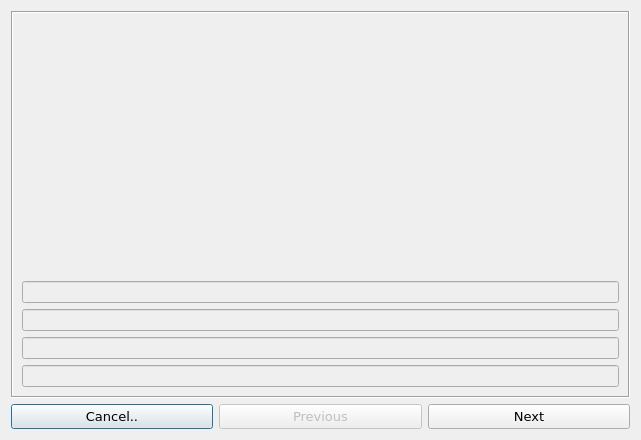
<?xml version="1.0" encoding="UTF-8"?>
<ui version="4.0">
 <class>MultiConductorDialog</class>
 <widget class="QDialog" name="MultiConductorDialog">
  <property name="geometry">
   <rect>
    <x>0</x>
    <y>0</y>
    <width>641</width>
    <height>440</height>
   </rect>
  </property>
  <property name="windowTitle">
   <string>Dialog</string>
  </property>
  <layout class="QGridLayout" name="gridLayout">
   <item row="0" column="0" colspan="6">
    <widget class="QStackedWidget" name="stackedWidget">
     <property name="enabled">
      <bool>true</bool>
     </property>
     <property name="frameShape">
      <enum>QFrame::Box</enum>
     </property>
     <property name="frameShadow">
      <enum>QFrame::Sunken</enum>
     </property>
     <property name="currentIndex">
      <number>3</number>
     </property>
     <widget class="QWidget" name="page">
      <layout class="QGridLayout" name="gridLayout_2">
       <item row="2" column="1">
        <widget class="QRadioButton" name="radioButton_first_2cHoriz">
         <property name="font">
          <font>
           <family>Verdana</family>
           <pointsize>10</pointsize>
          </font>
         </property>
         <property name="text">
          <string>Two conductors (horizontal)</string>
         </property>
         <property name="checked">
          <bool>true</bool>
         </property>
        </widget>
       </item>
       <item row="5" column="1">
        <widget class="QRadioButton" name="radioButton_first_4c">
         <property name="font">
          <font>
           <family>Verdana</family>
           <pointsize>10</pointsize>
          </font>
         </property>
         <property name="text">
          <string>Four conductors (square)</string>
         </property>
        </widget>
       </item>
       <item row="1" column="1">
        <spacer name="verticalSpacer_2">
         <property name="orientation">
          <enum>Qt::Vertical</enum>
         </property>
         <property name="sizeHint" stdset="0">
          <size>
           <width>20</width>
           <height>40</height>
          </size>
         </property>
        </spacer>
       </item>
       <item row="3" column="1">
        <widget class="QRadioButton" name="radioButton_first_2cVert">
         <property name="font">
          <font>
           <family>Verdana</family>
           <pointsize>10</pointsize>
          </font>
         </property>
         <property name="text">
          <string>Two conductors (vertical)</string>
         </property>
        </widget>
       </item>
       <item row="4" column="1">
        <widget class="QRadioButton" name="radioButton_first_3c">
         <property name="font">
          <font>
           <family>Verdana</family>
           <pointsize>10</pointsize>
          </font>
         </property>
         <property name="text">
          <string>Three conductors (triangle)</string>
         </property>
        </widget>
       </item>
       <item row="0" column="1">
        <widget class="QLabel" name="label">
         <property name="font">
          <font>
           <family>Latha</family>
           <pointsize>16</pointsize>
          </font>
         </property>
         <property name="text">
          <string>Conductor cluster shape</string>
         </property>
         <property name="textFormat">
          <enum>Qt::AutoText</enum>
         </property>
         <property name="scaledContents">
          <bool>false</bool>
         </property>
         <property name="alignment">
          <set>Qt::AlignCenter</set>
         </property>
         <property name="wordWrap">
          <bool>false</bool>
         </property>
        </widget>
       </item>
       <item row="6" column="1">
        <spacer name="verticalSpacer">
         <property name="orientation">
          <enum>Qt::Vertical</enum>
         </property>
         <property name="sizeHint" stdset="0">
          <size>
           <width>20</width>
           <height>40</height>
          </size>
         </property>
        </spacer>
       </item>
       <item row="3" column="0">
        <spacer name="horizontalSpacer">
         <property name="orientation">
          <enum>Qt::Horizontal</enum>
         </property>
         <property name="sizeHint" stdset="0">
          <size>
           <width>40</width>
           <height>20</height>
          </size>
         </property>
        </spacer>
       </item>
       <item row="3" column="2">
        <spacer name="horizontalSpacer_2">
         <property name="orientation">
          <enum>Qt::Horizontal</enum>
         </property>
         <property name="sizeHint" stdset="0">
          <size>
           <width>40</width>
           <height>20</height>
          </size>
         </property>
        </spacer>
       </item>
      </layout>
     </widget>
     <widget class="QWidget" name="page_2">
      <layout class="QGridLayout" name="gridLayout_3">
       <item row="8" column="1">
        <widget class="QDoubleSpinBox" name="doubleSpinBox_second_z">
         <property name="minimum">
          <double>-9999.000000000000000</double>
         </property>
         <property name="maximum">
          <double>9999.989999999999782</double>
         </property>
        </widget>
       </item>
       <item row="4" column="1">
        <widget class="QDoubleSpinBox" name="doubleSpinBox_second_distance">
         <property name="suffix">
          <string> (m)</string>
         </property>
         <property name="decimals">
          <number>4</number>
         </property>
         <property name="minimum">
          <double>0.000000000000000</double>
         </property>
         <property name="maximum">
          <double>9999.989999999999782</double>
         </property>
        </widget>
       </item>
       <item row="4" column="0">
        <widget class="QLabel" name="label_3">
         <property name="font">
          <font>
           <family>Verdana</family>
           <pointsize>10</pointsize>
          </font>
         </property>
         <property name="text">
          <string>Input the distance between each conductor (in meters)</string>
         </property>
         <property name="alignment">
          <set>Qt::AlignCenter</set>
         </property>
        </widget>
       </item>
       <item row="0" column="0" colspan="2">
        <widget class="QLabel" name="label_2">
         <property name="font">
          <font>
           <family>Latha</family>
           <pointsize>16</pointsize>
          </font>
         </property>
         <property name="text">
          <string>Conductor distance</string>
         </property>
         <property name="alignment">
          <set>Qt::AlignCenter</set>
         </property>
        </widget>
       </item>
       <item row="6" column="1">
        <widget class="QDoubleSpinBox" name="doubleSpinBox_second_x">
         <property name="minimum">
          <double>-9999.000000000000000</double>
         </property>
         <property name="maximum">
          <double>9999.989999999999782</double>
         </property>
        </widget>
       </item>
       <item row="1" column="1">
        <spacer name="verticalSpacer_4">
         <property name="orientation">
          <enum>Qt::Vertical</enum>
         </property>
         <property name="sizeType">
          <enum>QSizePolicy::Minimum</enum>
         </property>
         <property name="sizeHint" stdset="0">
          <size>
           <width>20</width>
           <height>40</height>
          </size>
         </property>
        </spacer>
       </item>
       <item row="6" column="0">
        <widget class="QLabel" name="label_11">
         <property name="font">
          <font>
           <family>Verdana</family>
           <pointsize>10</pointsize>
          </font>
         </property>
         <property name="text">
          <string>X</string>
         </property>
         <property name="alignment">
          <set>Qt::AlignCenter</set>
         </property>
        </widget>
       </item>
       <item row="7" column="0">
        <widget class="QLabel" name="label_12">
         <property name="font">
          <font>
           <family>Verdana</family>
           <pointsize>10</pointsize>
          </font>
         </property>
         <property name="text">
          <string>Y</string>
         </property>
         <property name="alignment">
          <set>Qt::AlignCenter</set>
         </property>
        </widget>
       </item>
       <item row="9" column="1">
        <spacer name="verticalSpacer_3">
         <property name="orientation">
          <enum>Qt::Vertical</enum>
         </property>
         <property name="sizeType">
          <enum>QSizePolicy::Minimum</enum>
         </property>
         <property name="sizeHint" stdset="0">
          <size>
           <width>20</width>
           <height>40</height>
          </size>
         </property>
        </spacer>
       </item>
       <item row="8" column="0">
        <widget class="QLabel" name="label_13">
         <property name="font">
          <font>
           <family>Verdana</family>
           <pointsize>10</pointsize>
          </font>
         </property>
         <property name="text">
          <string>Z</string>
         </property>
         <property name="alignment">
          <set>Qt::AlignCenter</set>
         </property>
        </widget>
       </item>
       <item row="7" column="1">
        <widget class="QDoubleSpinBox" name="doubleSpinBox_second_y">
         <property name="minimum">
          <double>-9999.000000000000000</double>
         </property>
         <property name="maximum">
          <double>9999.989999999999782</double>
         </property>
        </widget>
       </item>
       <item row="5" column="0" colspan="2">
        <widget class="QLabel" name="label_14">
         <property name="font">
          <font>
           <family>Latha</family>
           <pointsize>16</pointsize>
          </font>
         </property>
         <property name="text">
          <string>Coords (cluster center)</string>
         </property>
         <property name="alignment">
          <set>Qt::AlignCenter</set>
         </property>
        </widget>
       </item>
      </layout>
     </widget>
     <widget class="QWidget" name="page_3">
      <layout class="QGridLayout" name="gridLayout_4">
       <item row="5" column="3">
        <widget class="QLabel" name="label_10">
         <property name="font">
          <font>
           <family>Verdana</family>
           <pointsize>10</pointsize>
          </font>
         </property>
         <property name="text">
          <string>Radius</string>
         </property>
         <property name="alignment">
          <set>Qt::AlignCenter</set>
         </property>
        </widget>
       </item>
       <item row="5" column="0">
        <widget class="QLabel" name="label_9">
         <property name="font">
          <font>
           <family>Verdana</family>
           <pointsize>10</pointsize>
          </font>
         </property>
         <property name="text">
          <string>Cable Type</string>
         </property>
         <property name="alignment">
          <set>Qt::AlignCenter</set>
         </property>
        </widget>
       </item>
       <item row="5" column="4" colspan="2">
        <widget class="QDoubleSpinBox" name="doubleSpinBox_third_radius">
         <property name="suffix">
          <string> (m)</string>
         </property>
         <property name="decimals">
          <number>5</number>
         </property>
         <property name="maximum">
          <double>9999.989999999999782</double>
         </property>
        </widget>
       </item>
       <item row="4" column="3">
        <widget class="QLabel" name="label_8">
         <property name="font">
          <font>
           <family>Verdana</family>
           <pointsize>10</pointsize>
          </font>
         </property>
         <property name="text">
          <string>Energization</string>
         </property>
         <property name="alignment">
          <set>Qt::AlignCenter</set>
         </property>
        </widget>
       </item>
       <item row="4" column="4" colspan="2">
        <widget class="QComboBox" name="comboBox_third_ener"/>
       </item>
       <item row="2" column="0">
        <widget class="QLabel" name="label_5">
         <property name="font">
          <font>
           <family>Verdana</family>
           <pointsize>10</pointsize>
          </font>
         </property>
         <property name="text">
          <string>Lead Type</string>
         </property>
         <property name="alignment">
          <set>Qt::AlignCenter</set>
         </property>
        </widget>
       </item>
       <item row="4" column="0">
        <widget class="QLabel" name="label_6">
         <property name="font">
          <font>
           <family>Verdana</family>
           <pointsize>10</pointsize>
          </font>
         </property>
         <property name="text">
          <string>Coating</string>
         </property>
         <property name="alignment">
          <set>Qt::AlignCenter</set>
         </property>
        </widget>
       </item>
       <item row="2" column="4" colspan="2">
        <widget class="QComboBox" name="comboBox_third_cType"/>
       </item>
       <item row="2" column="3">
        <widget class="QLabel" name="label_7">
         <property name="font">
          <font>
           <family>Verdana</family>
           <pointsize>10</pointsize>
          </font>
         </property>
         <property name="text">
          <string>Conductor Type</string>
         </property>
         <property name="alignment">
          <set>Qt::AlignCenter</set>
         </property>
        </widget>
       </item>
       <item row="2" column="1" colspan="2">
        <widget class="QComboBox" name="comboBox_third_lType"/>
       </item>
       <item row="4" column="1" colspan="2">
        <widget class="QComboBox" name="comboBox_third_coat"/>
       </item>
       <item row="5" column="1" colspan="2">
        <widget class="QComboBox" name="comboBox_third_cbType"/>
       </item>
       <item row="0" column="0" colspan="6">
        <widget class="QLabel" name="label_4">
         <property name="sizePolicy">
          <sizepolicy hsizetype="Minimum" vsizetype="Maximum">
           <horstretch>0</horstretch>
           <verstretch>0</verstretch>
          </sizepolicy>
         </property>
         <property name="font">
          <font>
           <family>Latha</family>
           <pointsize>16</pointsize>
          </font>
         </property>
         <property name="text">
          <string>Conductor characteristics</string>
         </property>
         <property name="alignment">
          <set>Qt::AlignCenter</set>
         </property>
        </widget>
       </item>
      </layout>
     </widget>
     <widget class="QWidget" name="page_4">
      <layout class="QGridLayout" name="gridLayout_5">
       <item row="1" column="0">
        <widget class="QLineEdit" name="lineEdit_fourth_cond4">
         <property name="enabled">
          <bool>false</bool>
         </property>
         <property name="alignment">
          <set>Qt::AlignCenter</set>
         </property>
        </widget>
       </item>
       <item row="0" column="0">
        <widget class="QCustomPlot" name="qcustomplot_fourth_graph" native="true"/>
       </item>
       <item row="2" column="0">
        <widget class="QLineEdit" name="lineEdit_fourth_cond3">
         <property name="enabled">
          <bool>false</bool>
         </property>
         <property name="alignment">
          <set>Qt::AlignCenter</set>
         </property>
        </widget>
       </item>
       <item row="3" column="0">
        <widget class="QLineEdit" name="lineEdit_fourth_cond2">
         <property name="enabled">
          <bool>false</bool>
         </property>
         <property name="alignment">
          <set>Qt::AlignCenter</set>
         </property>
        </widget>
       </item>
       <item row="4" column="0">
        <widget class="QLineEdit" name="lineEdit_fourth_cond">
         <property name="enabled">
          <bool>false</bool>
         </property>
         <property name="alignment">
          <set>Qt::AlignCenter</set>
         </property>
        </widget>
       </item>
      </layout>
     </widget>
    </widget>
   </item>
   <item row="1" column="0" colspan="2">
    <widget class="QPushButton" name="pushButton_cancel">
     <property name="font">
      <font>
       <family>Verdana</family>
       <pointsize>10</pointsize>
      </font>
     </property>
     <property name="text">
      <string>Cancel..</string>
     </property>
    </widget>
   </item>
   <item row="1" column="4" colspan="2">
    <widget class="QPushButton" name="pushButton_next">
     <property name="font">
      <font>
       <family>Verdana</family>
       <pointsize>10</pointsize>
      </font>
     </property>
     <property name="text">
      <string>Next</string>
     </property>
    </widget>
   </item>
   <item row="1" column="2" colspan="2">
    <widget class="QPushButton" name="pushButton_previous">
     <property name="enabled">
      <bool>false</bool>
     </property>
     <property name="sizePolicy">
      <sizepolicy hsizetype="Minimum" vsizetype="Fixed">
       <horstretch>0</horstretch>
       <verstretch>0</verstretch>
      </sizepolicy>
     </property>
     <property name="font">
      <font>
       <family>Verdana</family>
       <pointsize>10</pointsize>
      </font>
     </property>
     <property name="text">
      <string>Previous</string>
     </property>
    </widget>
   </item>
  </layout>
 </widget>
 <customwidgets>
  <customwidget>
   <class>QCustomPlot</class>
   <extends>QWidget</extends>
   <header>lib/qcustomplot.h</header>
   <container>1</container>
  </customwidget>
 </customwidgets>
 <resources/>
 <connections/>
</ui>
